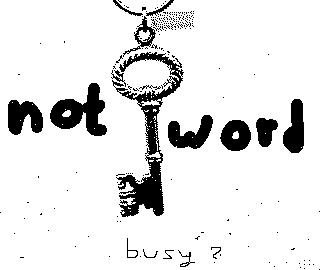

Generate this figure with Python:
# -*- coding: UTF-8 -*-
import bz2
import Image
import string

zigzag = Image.open('zigzag.gif')
#获取图像的图像数据
zigstr = zigzag.tostring()
#获得图片的调色板数据
palette = zigzag.palette.getdata()[1][::3]
#用调色板数据替换掉图像数据，从而得到一组灰度值数据
#首先要生成一张转化对照表

transtable = string.maketrans(''.join([chr(i) for i in xrange(256)]), palette)
#然后开始转换
zigtrans = zigstr.translate(transtable)
#提取前面得到的两组数据的不同字节
ziglen = len(zigstr)
diffs = [(zigstr[i], zigtrans[i - 1])
         for i in xrange(1, ziglen) if zigstr[i] != zigtrans[i - 1]]
diffs_first = ''.join([p[0] for p in diffs])
diffs_second = ''.join([p[1] for p in diffs])
#其中diffs_first看起来十分像是 bz2 格式的数据，于是使用bz2解压
content = bz2.decompress(diffs_first)
#得到content里面包含了一大堆python保留字
#把“图像数据”与“灰度数据”两组数据中有差别的字节的坐标在一张新图上标记出来
im=Image.new('1', zigzag.size, 0)
im.putdata([zigstr[i] == zigtrans[i - 1] for i in xrange(1, ziglen)])
im.save('27.jpg')
#按照新画图片的提示，在content中找出不属于python保留字的字串
words = list(set(content.split()))
py_key_words = ['and', 'elif', 'global', 'or', 'yield', 'assert', 'else', 'if',
                'pass', 'break', 'except', 'import', 'print', 'class', 'exec',
                'in', 'raise', 'continue', 'finally', 'is', 'return', 'def',
                'for', 'lambda', 'try', 'del', 'from', 'not', 'while']
result = [w for w in words if w not in py_key_words]
print result

